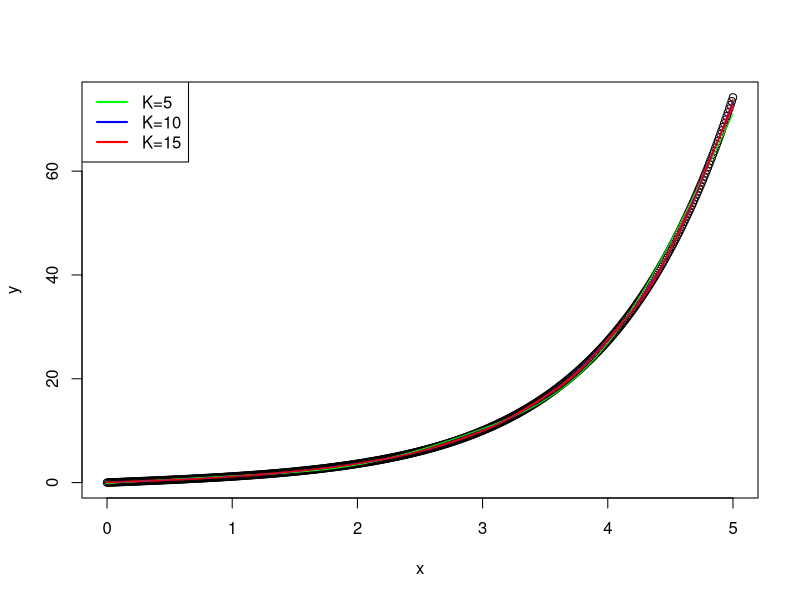

Here is the R script that generated this plot:
library(splines)
sinh = function(x)
  {
  y = (exp(x)-exp(-x))*0.5
}

x = seq(0, 5, by=0.01)
y = sinh(x)
plot(x,y)


for (k in 15)
{
    x1<-matrix( 0, nrow =length(x), ncol = k)
    x1[, 1]<-matrix(1, nrow=length(x), ncol=1)
    x1[, 2]<-x
    theta <- NULL
    
  
    for (q in 1: k)
    {
          theta[q]<-((x[length(x)]-x[1])/(k+1))*q
    }
    
    
    for (j in 3:k)
    {
        
        for (i in 1:length(x)) 
        {
                  
        x1[i, j]<-(max(x[i]-theta[j-2],0)^3-max(x[i]-theta[length(theta)], 0)^3)/(theta[length(theta)]-theta[j-2])-
          (max(x[i]-theta[length(theta)-1],0)^3-max(x[i]-theta[length(theta)], 0)^3)/(theta[length(theta)]-theta[length(theta)-1])
                
        }
        
    }
    
}


fit1 <- lm(y~x1)
values1 <- predict(fit1, interval="prediction", level = 0.95)
lines(x, values1[,1], col="red", lwd=2)


F5 <- ns(x, df=5)
fit1 <- lm(y~F5)
values1 <- predict(fit1, interval="prediction", level = 0.95)
lines(x, values1[,1], col="green", lwd=1)

F10 <- ns(x, df=10)
fit2 <- lm(y~F10)
values2 <- predict(fit2, interval="prediction", level = 0.95)
lines(x, values2[,1], col="blue", lwd=1)

F15 <- ns(x,df=15)
fit3 <- lm(y~F15)
values3 <- predict(fit3,interval="prediction", level = 0.95)
lines(x, values3[,1], col="red", lwd=1)

legend('topleft', legend=c("K=5", "K=10","K=15"), col=c("green","blue","red"), lwd=2)

